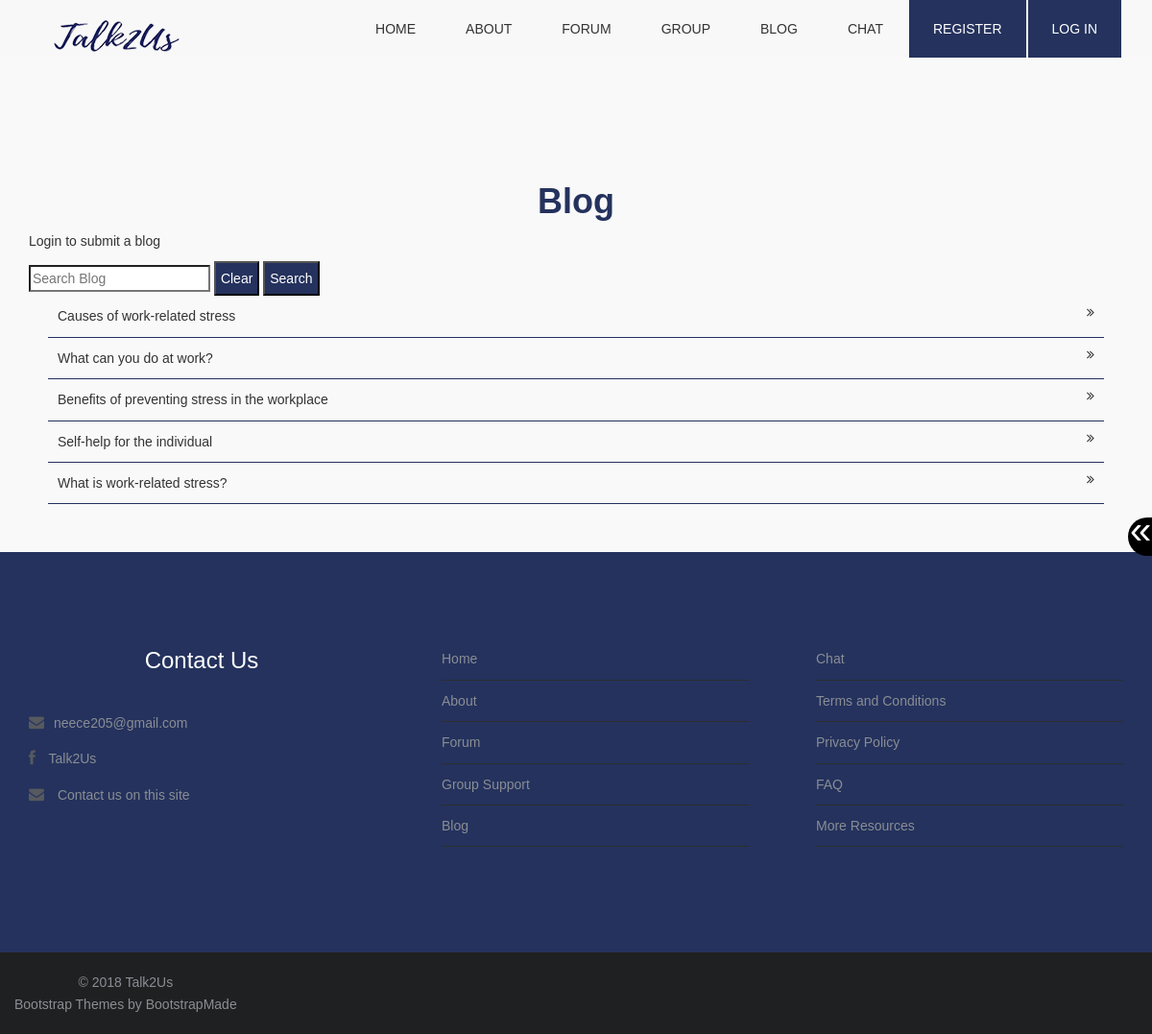
Screenshot of /blog.php with the database file from the repository.
### tables this page shows
CREATE TABLE `blogpost` (
  `blogID` int(10) NOT NULL,
  `blogName` varchar(255) NOT NULL,
  `blogPost` varchar(5000) NOT NULL,
  `blogUserID` int(10) NOT NULL,
  `blogWritten` int(10) DEFAULT NULL,
  `blogDate` date NOT NULL,
  `blogTime` time NOT NULL,
  `blogCatID` int(10) NOT NULL,
  `editBlogDate` date DEFAULT NULL,
  `editBlogTime` time DEFAULT NULL,
  `editUserID` int(10) DEFAULT NULL
);

### blog.php (the view, shortened to what this page needs)
<?php
	require_once("function.php");
	include "database_conn.php";
	echo makePageStart("ImaSuperFan - Blog");
	echo makeNav("");
	echo resizeButtons();
?>
<section class="box">
	<div class="container top-content">
	<h1><strong>Blog</strong></h1>
<?php
	if(isset($_SESSION['userID'])){
		if ($accountID == "2") {
?>
		<a href="submitBlog.php" class="buttonLeft"><p>Submit</p></a>
<?php
		}else{
?>
		<a href="postBlog.php" class="buttonLeft"><p>Post</p></a>
<?php
		}
	}else {
?>
		<p>Login to submit a blog</p>
<?php
	}
	$results_per_page = 10;
	if(!isset($_GET['page'])){
		$page = 1;
	}else {
		$page = $_GET['page'];
	}
	$this_page_first_result = ($page-1)*$results_per_page;
	$sqlBlog = "SELECT *
					FROM blogpost
					ORDER BY blogDate ASC, blogTime ASC
					LIMIT ".$this_page_first_result.",".$results_per_page;
	$rsBlog = mysqli_query($conn,$sqlBlog)
	or die(mysqli_error($conn));
?>
<form method="get" action="searchBlog.php" id="searchBlogForm">
	<input type="text" id="searchBlog" name="searchBlog" placeholder="Search Blog">
	<input type="reset" class="buttonS" id="clearSearchBlog" value="Clear">
	<input type="submit" class="buttonS" id="submitSearchBlog" value="Search">
</form>
<?php
	if (mysqli_affected_rows($conn)>0) {
		while($row = mysqli_fetch_assoc($rsBlog)){
			$id				= 	$row["blogID"];
			$name           =   $row["blogName"];
			echo "<div class=\"row itemRow clearLeft clearRight\">";
			echo "<a href=\"blogPost.php?blogid=$id\"><p class=\"floatLeft\" >$name</p>";
			echo "<i class=\"fa fa-angle-double-right fa-1x floatRight\"></i></a>";
			echo "</div>";
		}
	} else {
		echo noexist("blog posts");
	}
?>
</div>
</section>
<?php
	echo makeFooter();
  ?>

### css/style.css (style rules this page uses)
body { font-family: Arial, Helvetica, sans-serif; font-size:14px; font-weight:300; line-height:1.6em; color:#333; background-color:#fff; }
h1 { text-align:center; color: #24325D; }
p { color:#333; }
a { text-decoration:none; transition: all 0.1s ease-in-out; -moz-transition: all 0.1s ease-in-out; -webkit-transition: all 0.1s ease-in-out; -o-transition: all 0.1s ease-in-out; outline: none; color:#333; }
section.box { background-color:#f9f9f9; text-align:left; padding-top:50px; padding-bottom:50px; }
.inner-footer ul li,a { list-style:none; }
.top-content { margin-top: 120px !important; }
.itemRow { border-bottom: 1px solid #24325D !important; margin-left: 20px; margin-right: 20px; padding: 10px; }
.itemRow p { margin-bottom: 0px; }
.clearRight { clear: right; }
.floatRight { float: right; }
.floatLeft { float: left; }
.clearLeft { clear: left; }
.buttonS { color: #FFFFFF !important; background-color: #24325D; padding: 5px; display: inline-block; text-align: center; text-decoration: none; color: #FFFFFF !important; }

### css/overwrite.css (style rules this page uses)
select, textarea, input[type="text"], input[type="password"], input[type="datetime"], input[type="datetime-local"], input[type="date"], input[type="month"], input[type="time"], input[type="week"], input[type="number"], input[type="email"], input[type="url"], input[type="search"], input[type="tel"], input[type="color"], .uneditable-input { -webkit-border-radius: 0; -moz-border-radius: 0; border-radius: 0; }

### rows the page displays
blogpost: blogName "Causes of work-related stress"
blogpost: blogName "What can you do at work?"
blogpost: blogName "Benefits of preventing stress in the workplace"
blogpost: blogName "Self-help for the individual"
blogpost: blogName "What is work-related stress?"
